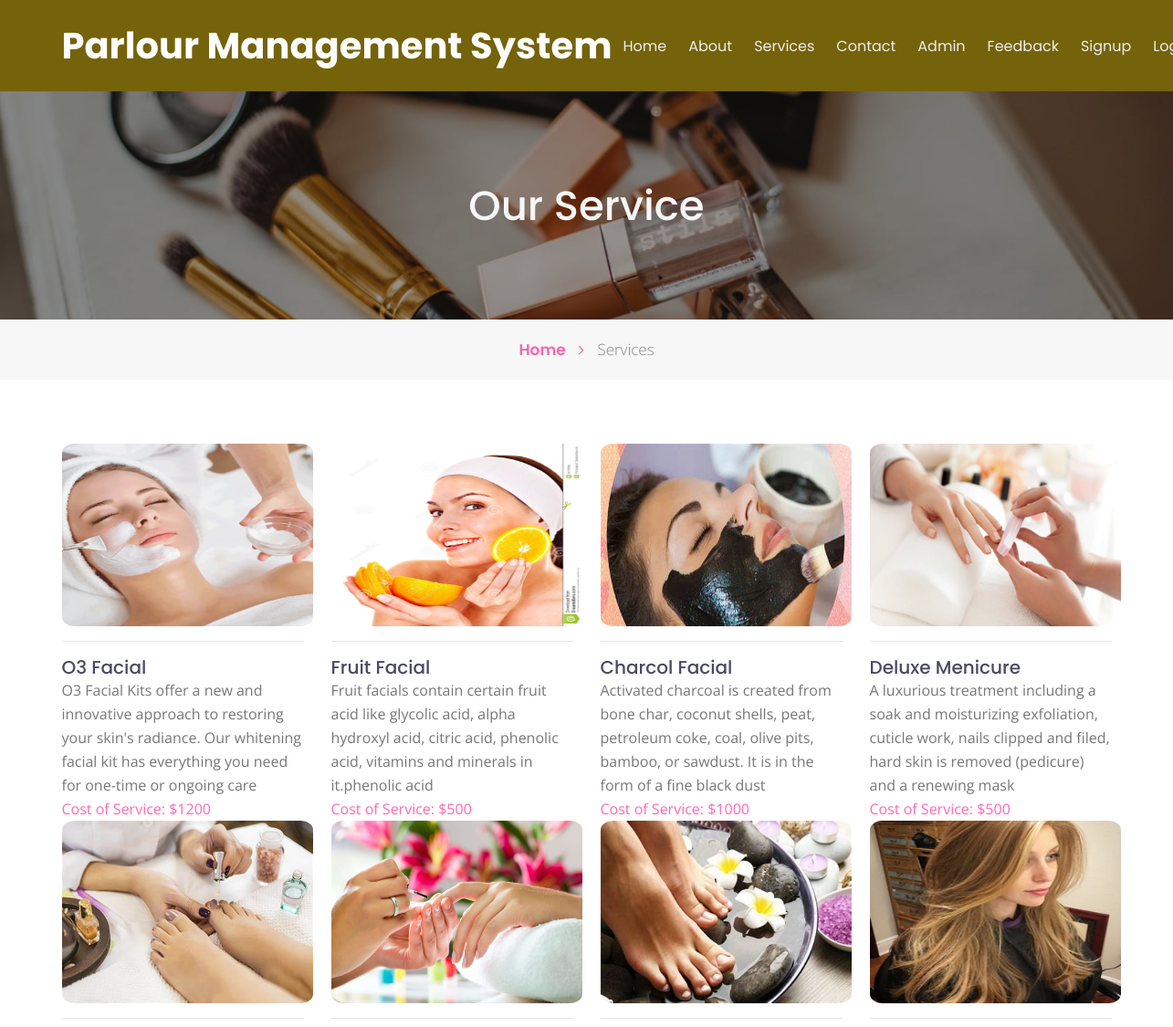
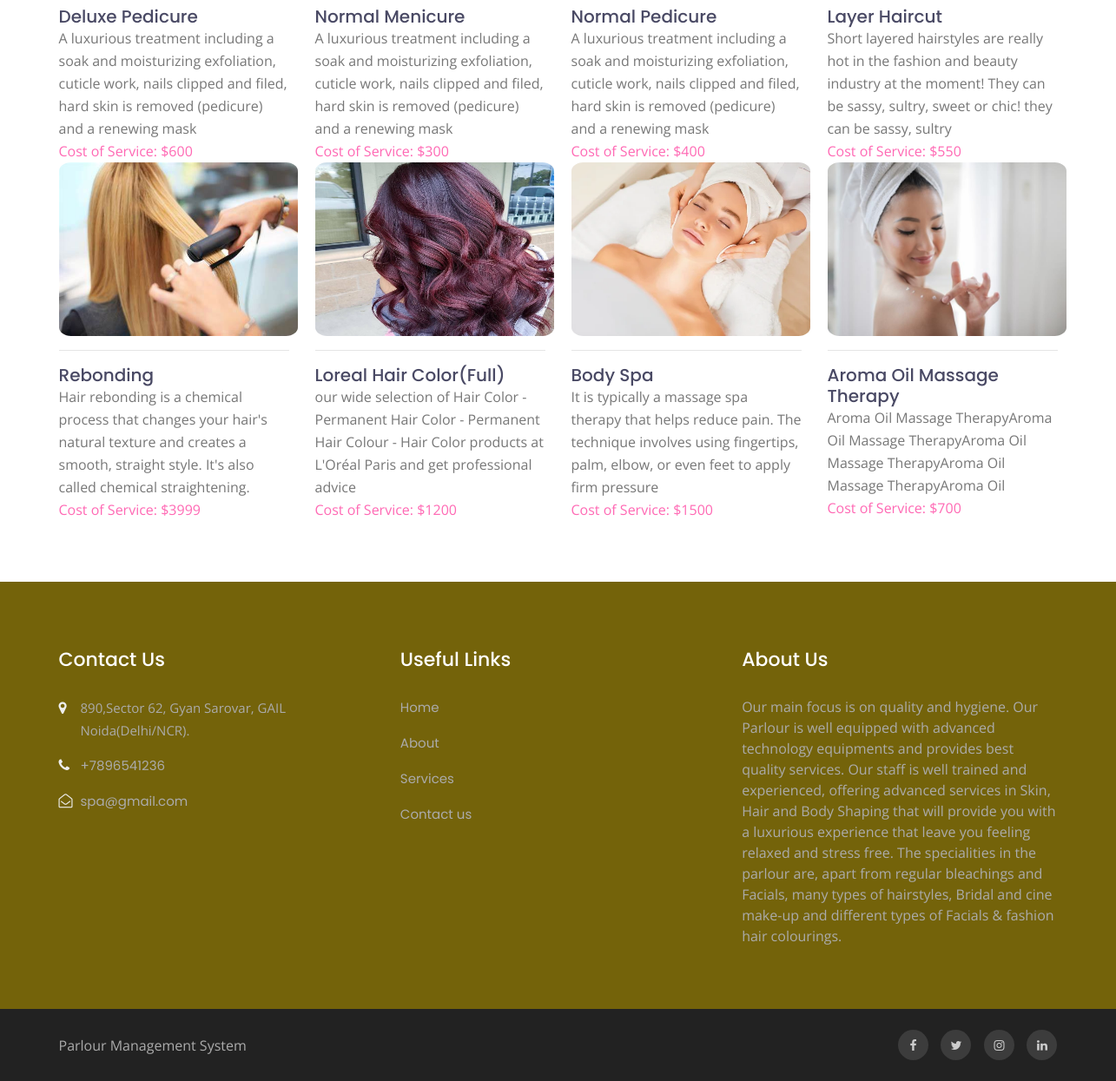
Screenshot of /bpms/services.php with the database file from the repository (2 pictures, top to bottom).
### tables this page shows
CREATE TABLE `tblservices` (
  `ID` int(10) NOT NULL,
  `ServiceName` varchar(200) DEFAULT NULL,
  `ServiceDescription` mediumtext DEFAULT NULL,
  `Cost` int(10) DEFAULT NULL,
  `Image` varchar(200) DEFAULT NULL,
  `CreationDate` timestamp NULL DEFAULT current_timestamp()
);

CREATE TABLE `tblpage` (
  `ID` int(10) NOT NULL,
  `PageType` varchar(200) DEFAULT NULL,
  `PageTitle` mediumtext DEFAULT NULL,
  `PageDescription` mediumtext DEFAULT NULL,
  `Email` varchar(200) DEFAULT NULL,
  `MobileNumber` bigint(10) DEFAULT NULL,
  `UpdationDate` date DEFAULT NULL,
  `Timing` varchar(200) NOT NULL
);

### bpms/services.php (the view, shortened to what this page needs)
<?php
include('includes/dbconnection.php');
  ?>
<!doctype html>
<html lang="en">
  <head>
    <link rel="stylesheet" href="assets/css/style-starter.css">
  </head>
  <body id="home">
<?php include_once('includes/header.php');?>
<section class="w3l-inner-banner-main">
    <div class="about-inner services ">
        <div class="container">
            <div class="main-titles-head text-center">
            <h3 class="header-name ">
                Our Service
            </h3>
        </div>
</div>
</div>
<div class="breadcrumbs-sub">
<div class="container">
<ul class="breadcrumbs-custom-path">
    <li class="right-side propClone"><a href="index.php" class="">Home <span class="fa fa-angle-right" aria-hidden="true"></span></a> <p></li>
    <li class="active ">Services</li>
</ul>
</div>
</div>
</section>
<section class="w3l-recent-work-hobbies" >
    <div class="recent-work ">
        <div class="container">
            <div class="row about-about">
                <?php
$ret=mysqli_query($con,"select * from  tblservices");
while ($row=mysqli_fetch_array($ret)) {
?>
                <div class="col-lg-4 col-md-6 col-sm-6 propClone">
                 <img src="admin/images/<?php echo $row['Image']?>" alt="product" height="200" width="400" class="img-responsive about-me">
                    <div class="about-grids ">
                        <hr>
                        <h5 class="para"><?php  echo $row['ServiceName'];?></h5>
                        <p class="para "><?php  echo $row['ServiceDescription'];?> </p>
                        <p class="para " style="color: hotpink;"> Cost of Service: $<?php  echo $row['Cost'];?> </p>
                    </div>
                </div>
                <br><?php
}?>
            </div>
        </div>
    </div>
</section>
<?php include_once('includes/footer.php');?>
</body>
</html>

### bpms/includes/header.php (shortened to what this page needs)
<section class=" w3l-header-4 header-sticky">
    <header class="absolute-top">
        <div class="container">
        <nav class="navbar navbar-expand-lg navbar-light">
            <h1><a class="navbar-brand" href="index.php">
            Parlour Management System
            </a></h1>
            <div class="collapse navbar-collapse" id="navbarNav">
                <ul class="navbar-nav mx-auto">
                    <li class="nav-item">
                        <a class="nav-link" href="index.php">Home <span class="sr-only">(current)</span></a>
                    </li>
                    <li class="nav-item">
                        <a class="nav-link" href="about.php">About</a>
                    </li>
                    <li class="nav-item">
                        <a class="nav-link" href="services.php">Services</a>
                    </li>
                    <li class="nav-item">
                        <a class="nav-link" href="contact.php">Contact</a>
                    </li>
                     <?php if (strlen($_SESSION['bpmsuid']==0)) {?>
                    <li class="nav-item">
                        <a class="nav-link" href="admin/index.php">Admin</a>
                    </li>
                    <li class="nav-item">
                        <a class="nav-link" href="feedback.php">feedback</a>
                    </li>
                     <li class="nav-item">
                        <a class="nav-link" href="signup.php">Signup</a>
                    </li>
                    <li class="nav-item">
                        <a class="nav-link" href="login.php">Login</a>
                    </li><?php }?>
                </ul>
            </div>
        </div>
      </header>
</section>

### bpms/includes/footer.php (shortened to what this page needs)
<section class="w3l-footer-29-main">
    <div class="footer-29 py-5">
      <div class="container py-lg-4">
        <div class="row footer-top-29">
          <div class="col-lg-4 col-md-6 col-sm-8 footer-list-29 footer-1">
            <h6 class="footer-title-29">Contact Us</h6>
            <ul>
              <?php
$ret=mysqli_query($con,"select * from tblpage where PageType='contactus' ");
while ($row=mysqli_fetch_array($ret)) {
?>
              <li>
                <span class="fa fa-map-marker"></span> <p><?php  echo $row['PageDescription'];?>.</p>
              </li>
              <li><span class="fa fa-phone"></span><a href="tel:+7-800-999-800"> +<?php  echo $row['MobileNumber'];?></a></li>
              <li><span class="fa fa-envelope-open-o"></span><a href="mailto:parlour@mail.com" class="mail">
                  <?php  echo $row['Email'];?></a></li><?php } ?>
            </ul>
          </div>
          <div class="col-lg-4 col-md-6 col-sm-4 footer-list-29 footer-2 ">
            <ul>
              <h6 class="footer-title-29">Useful Links</h6>
              <li><a href="index.php">Home</a></li>
              <li><a href="about.php">About</a></li>
              <li><a href="services.php"> Services</a></li>
              <li><a href="contact.php">Contact us</a></li>
            </ul>
          </div>
          <div class="col-lg-4 col-md-6 col-sm-7 footer-list-29 footer-4">
            <?php
$ret=mysqli_query($con,"select * from tblpage where PageType='aboutus' ");
while ($row=mysqli_fetch_array($ret)) {
?>
            <h6 class="footer-title-29"><?php  echo $row['PageTitle'];?> </h6>
            <p><?php  echo $row['PageDescription'];?></p><?php } ?>
          </div>
        </div>
      </div>
    </div>
  </section>
  <section class="w3l-footer-29-main w3l-copyright">
    <div class="container">
      <div class="row bottom-copies">
        <p class="col-lg-8 copy-footer-29">Parlour Management System </p>
        <div class="col-lg-4 main-social-footer-29">
          <a href="#facebook" class="facebook"><span class="fa fa-facebook"></span></a>
          <a href="#twitter" class="twitter"><span class="fa fa-twitter"></span></a>
          <a href="#instagram" class="instagram"><span class="fa fa-instagram"></span></a>
          <a href="#linkedin" class="linkedin"><span class="fa fa-linkedin"></span></a>
        </div>
      </div>
    </div>
  </section>

### rows the page displays
tblservices: Image (picture), ServiceName "O3 Facial", ServiceDescription "O3 Facial Kits offer a new and innovative approach to restoring your skin's radiance. Our whitening facial kit has everything you need for one-time or ongoing care", Cost "1200"
tblservices: Image (picture), ServiceName "Fruit Facial", ServiceDescription "Fruit facials contain certain fruit acid like glycolic acid, alpha hydroxyl acid, citric acid, phenolic acid, vitamins and minerals in it.phenolic acid", Cost "500"
tblservices: Image (picture), ServiceName "Charcol Facial", ServiceDescription "Activated charcoal is created from bone char, coconut shells, peat, petroleum coke, coal, olive pits, bamboo, or sawdust. It is in the form of a fine black dust", Cost "1000"
tblservices: Image (picture), ServiceName "Deluxe Menicure", ServiceDescription "A luxurious treatment including a soak and moisturizing exfoliation, cuticle work, nails clipped and filed, hard skin is removed (pedicure) and a renewing mask", Cost "500"
tblservices: Image (picture), ServiceName "Deluxe Pedicure", ServiceDescription "A luxurious treatment including a soak and moisturizing exfoliation, cuticle work, nails clipped and filed, hard skin is removed (pedicure) and a renewing mask", Cost "600"
tblservices: shows a picture, ServiceName "Normal Menicure", ServiceDescription "A luxurious treatment including a soak and moisturizing exfoliation, cuticle work, nails clipped and filed, hard skin is removed (pedicure) and a renewing mask", Cost "300"
tblservices: Image (picture), ServiceName "Normal Pedicure", ServiceDescription "A luxurious treatment including a soak and moisturizing exfoliation, cuticle work, nails clipped and filed, hard skin is removed (pedicure) and a renewing mask", Cost "400"
tblservices: Image (picture), ServiceName "Layer Haircut", ServiceDescription "Short layered hairstyles are really hot in the fashion and beauty industry at the moment! They can be sassy, sultry, sweet or chic! they can be sassy, sultry", Cost "550"
tblservices: Image (picture), ServiceName "Rebonding", ServiceDescription "Hair rebonding is a chemical process that changes your hair's natural texture and creates a smooth, straight style. It's also called chemical straightening.", Cost "3999"
tblservices: Image (picture), ServiceName "Loreal Hair Color(Full)", ServiceDescription "our wide selection of Hair Color - Permanent Hair Color - Permanent Hair Colour - Hair Color products at L'Oréal Paris and get professional advice", Cost "1200"
tblservices: Image (picture), ServiceName "Body Spa", ServiceDescription "It is typically a massage spa therapy that helps reduce pain. The technique involves using fingertips, palm, elbow, or even feet to apply firm pressure", Cost "1500"
tblservices: Image (picture), ServiceName "Aroma Oil Massage Therapy", ServiceDescription "Aroma Oil Massage TherapyAroma Oil Massage TherapyAroma Oil Massage TherapyAroma Oil Massage TherapyAroma Oil", Cost "700"
tblpage: PageDescription "890,Sector 62, Gyan Sarovar, GAIL Noida(Delhi/NCR)", MobileNumber "7896541236", Email "spa@gmail.com"
tblpage: PageTitle "About Us", PageDescription "Our main focus is on quality and hygiene. Our Parlour is well equipped with advanced technology equipments and provides best quality services. Our staff is well trained and experienced, offering advanced services in Skin, Hair and Body Shaping that will provide you with a luxurious experience that leave you feeling relaxed and stress free. The specialities in the parlour are, apart from regular bleachings and Facials, many types of hairstyles, Bridal and cine make-up and different types of Facials & fashion hair colourings."
